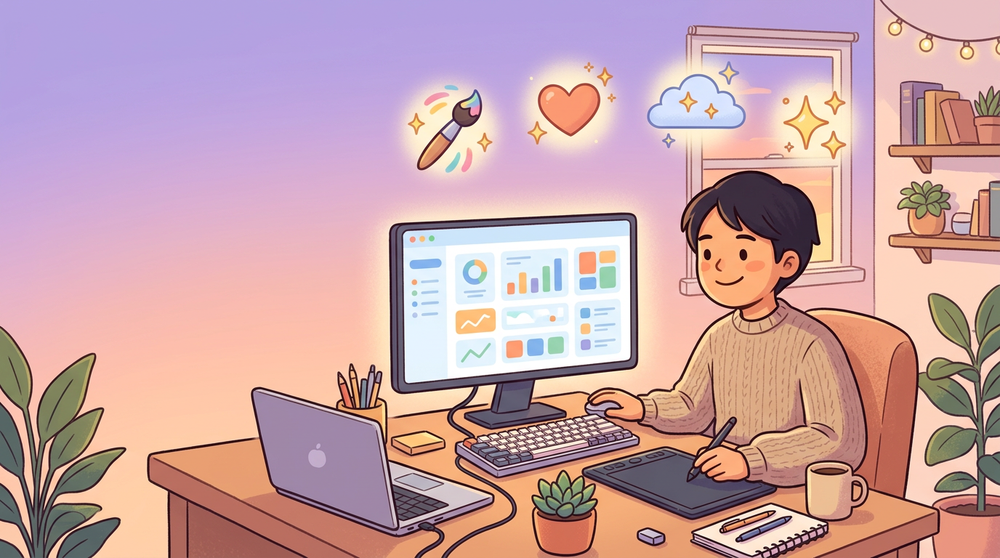
#> input picture note/drafts/images/2026-04-04_eyecatch.png, 1000 x 558 px, shrunk from 1376 x 768 before the run
$ python -i image_metadata_service.py   (imports and definitions only)
#> lines starting #> are read from the running program, lines starting #| are printed output that depends on the picture
"""ローカル画像からメタデータを除き、指定レイアウトで書き出す。"""

from __future__ import annotations

import io
import logging
import time
from collections.abc import Iterator
from pathlib import Path

from PIL import Image
from werkzeug.utils import secure_filename

# 対応拡張子（大文字小文字は Path.suffix で比較）
_IMAGE_SUFFIXES = {".jpg", ".jpeg", ".png", ".webp"}

# Windows 等で使えない文字
_BAD_PATH_CHARS = frozenset('<>:"/\\|?*\n\r\t\x00')


# [11 lines left out: function safe_path_component, not called in this run]


def _is_image_file(path: Path) -> bool:
    return path.is_file() and path.suffix.lower() in _IMAGE_SUFFIXES


# [50 lines left out: functions _iter_image_files, _validate_io_paths, _unique_dest, not called in this run]


def strip_metadata_from_bytes(data: bytes) -> bytes:
    """
    画像バイト列から主要メタデータを除いたバイト列を返す（API 応答の保存用）。

    PNG / JPEG を想定。WebP は PIL が開ける場合は PNG バイトで返す。
    """
    _logger = logging.getLogger(__name__)
    start = time.perf_counter()

    def _do_strip(src: bytes) -> bytes:
        bio_in = io.BytesIO(src)
        with Image.open(bio_in) as im:
            im.load()
            fmt = (im.format or "").upper()
            out = io.BytesIO()
            if fmt == "JPEG" or src[:2] == b"\xff\xd8":
                im.convert("RGB").save(out, format="JPEG", quality=95, optimize=True)
                return out.getvalue()
            if im.mode in ("RGBA", "LA") or (im.mode == "P" and "transparency" in im.info):
                buf = im.convert("RGBA")
            else:
                buf = im.convert("RGB")
            buf.save(out, format="PNG", optimize=True)
            return out.getvalue()

    try:
        result = _do_strip(data)
        elapsed_ms = int((time.perf_counter() - start) * 1000)
        _logger.debug(
            "メタデータ除去完了 | %d → %d bytes (%+d) | %dms",
            len(data),
            len(result),
            len(result) - len(data),
            elapsed_ms,
        )
        return result
    except Exception as e:
        _logger.warning(
            "メタデータ除去失敗（元バイト列を返す）: %s",
            e,
        )
        return data


# [124 lines left out: functions strip_metadata_to_file, process_single_character, process_subfolders, not called in this run]

>>> import cv2
>>> picture = cv2.imread('../../note/drafts/images/2026-04-04_eyecatch.png', cv2.IMREAD_GRAYSCALE)
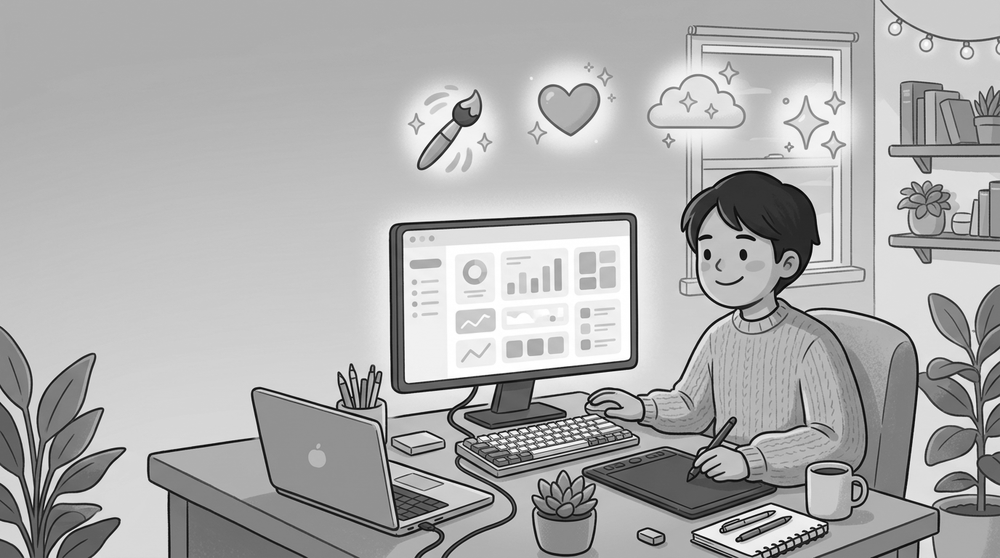
#> picture: shape (558, 1000); min 0, max 255, mean 173.9
>>> result = strip_metadata_from_bytes(picture)

$ run again, on note/drafts/images/2026-04-05_eyecatch.png
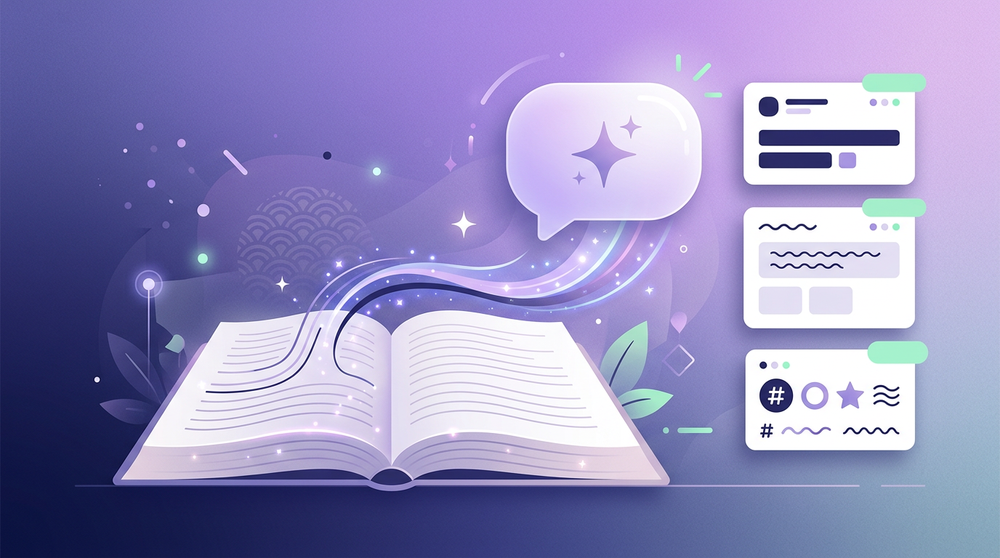
#> input picture note/drafts/images/2026-04-05_eyecatch.png, 1000 x 558 px, shrunk from 1376 x 768 before the run
#> `picture = cv2.imread('../../note/drafts/images/2026-04-04_eyecatch.png..`:
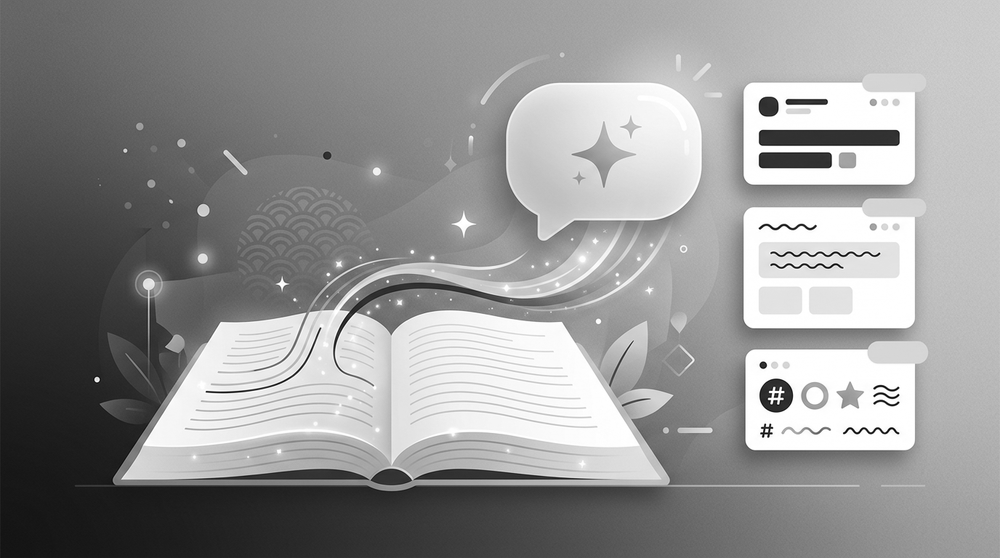
#> picture: shape (558, 1000); min 3, max 255, mean 148.9
